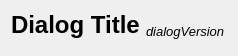
<?xml version="1.0" encoding="UTF-8"?>
<ui version="4.0">
 <class>pluginDialog</class>
 <widget class="QWidget" name="pluginDialog">
  <property name="windowModality">
   <enum>Qt::ApplicationModal</enum>
  </property>
  <property name="geometry">
   <rect>
    <x>0</x>
    <y>0</y>
    <width>238</width>
    <height>53</height>
   </rect>
  </property>
  <property name="windowTitle">
   <string>Form</string>
  </property>
  <layout class="QVBoxLayout" name="pluginLayout">
   <item>
    <widget class="QWidget" name="titleWidget" native="true">
     <property name="maximumSize">
      <size>
       <width>16777215</width>
       <height>30</height>
      </size>
     </property>
     <layout class="QHBoxLayout" name="titleLayout">
      <property name="leftMargin">
       <number>0</number>
      </property>
      <property name="topMargin">
       <number>0</number>
      </property>
      <property name="rightMargin">
       <number>0</number>
      </property>
      <property name="bottomMargin">
       <number>0</number>
      </property>
      <item>
       <widget class="QLabel" name="dialogTitleLabel">
        <property name="sizePolicy">
         <sizepolicy hsizetype="Minimum" vsizetype="Preferred">
          <horstretch>0</horstretch>
          <verstretch>0</verstretch>
         </sizepolicy>
        </property>
        <property name="font">
         <font>
          <pointsize>18</pointsize>
          <weight>75</weight>
          <bold>true</bold>
         </font>
        </property>
        <property name="text">
         <string>Dialog Title</string>
        </property>
        <property name="alignment">
         <set>Qt::AlignBottom|Qt::AlignLeading|Qt::AlignLeft</set>
        </property>
       </widget>
      </item>
      <item>
       <widget class="QLabel" name="dialogVersionLabel">
        <property name="sizePolicy">
         <sizepolicy hsizetype="MinimumExpanding" vsizetype="Preferred">
          <horstretch>0</horstretch>
          <verstretch>0</verstretch>
         </sizepolicy>
        </property>
        <property name="font">
         <font>
          <pointsize>10</pointsize>
          <italic>true</italic>
         </font>
        </property>
        <property name="text">
         <string>dialogVersion</string>
        </property>
        <property name="alignment">
         <set>Qt::AlignBottom|Qt::AlignLeading|Qt::AlignLeft</set>
        </property>
       </widget>
      </item>
     </layout>
    </widget>
   </item>
   <item>
    <widget class="QWidget" name="contentWidget" native="true">
     <layout class="QVBoxLayout" name="contentLayout">
      <property name="spacing">
       <number>0</number>
      </property>
      <property name="leftMargin">
       <number>0</number>
      </property>
      <property name="topMargin">
       <number>0</number>
      </property>
      <property name="rightMargin">
       <number>0</number>
      </property>
      <property name="bottomMargin">
       <number>0</number>
      </property>
     </layout>
    </widget>
   </item>
  </layout>
 </widget>
 <resources/>
 <connections/>
</ui>
